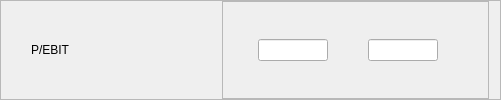
              <widget class="QFrame" name="fP_EBIT">
               <property name="frameShape">
                <enum>QFrame::StyledPanel</enum>
               </property>
               <property name="frameShadow">
                <enum>QFrame::Raised</enum>
               </property>
               <layout class="QHBoxLayout" name="horizontalLayout_64">
                <property name="leftMargin">
                 <number>30</number>
                </property>
                <property name="topMargin">
                 <number>0</number>
                </property>
                <property name="bottomMargin">
                 <number>0</number>
                </property>
                <item>
                 <widget class="QLabel" name="label_44">
                  <property name="minimumSize">
                   <size>
                    <width>185</width>
                    <height>0</height>
                   </size>
                  </property>
                  <property name="maximumSize">
                   <size>
                    <width>185</width>
                    <height>150</height>
                   </size>
                  </property>
                  <property name="styleSheet">
                   <string notr="true">font: 14pt &quot;Segoe UI&quot;;</string>
                  </property>
                  <property name="text">
                   <string>P/EBIT</string>
                  </property>
                  <property name="alignment">
                   <set>Qt::AlignLeading|Qt::AlignLeft|Qt::AlignVCenter</set>
                  </property>
                 </widget>
                </item>
                <item>
                 <widget class="QFrame" name="frame_36">
                  <property name="frameShape">
                   <enum>QFrame::StyledPanel</enum>
                  </property>
                  <property name="frameShadow">
                   <enum>QFrame::Raised</enum>
                  </property>
                  <layout class="QHBoxLayout" name="horizontalLayout_65">
                   <property name="spacing">
                    <number>0</number>
                   </property>
                   <property name="leftMargin">
                    <number>35</number>
                   </property>
                   <property name="topMargin">
                    <number>0</number>
                   </property>
                   <property name="rightMargin">
                    <number>50</number>
                   </property>
                   <property name="bottomMargin">
                    <number>0</number>
                   </property>
                   <item>
                    <widget class="QLineEdit" name="lineEdit_77">
                     <property name="maximumSize">
                      <size>
                       <width>70</width>
                       <height>16777215</height>
                      </size>
                     </property>
                    </widget>
                   </item>
                   <item>
                    <spacer name="horizontalSpacer_31">
                     <property name="orientation">
                      <enum>Qt::Horizontal</enum>
                     </property>
                     <property name="sizeType">
                      <enum>QSizePolicy::Expanding</enum>
                     </property>
                     <property name="sizeHint" stdset="0">
                      <size>
                       <width>40</width>
                       <height>20</height>
                      </size>
                     </property>
                    </spacer>
                   </item>
                   <item>
                    <widget class="QLineEdit" name="lineEdit_78">
                     <property name="maximumSize">
                      <size>
                       <width>70</width>
                       <height>16777215</height>
                      </size>
                     </property>
                    </widget>
                   </item>
                  </layout>
                 </widget>
                </item>
               </layout>
              </widget>
